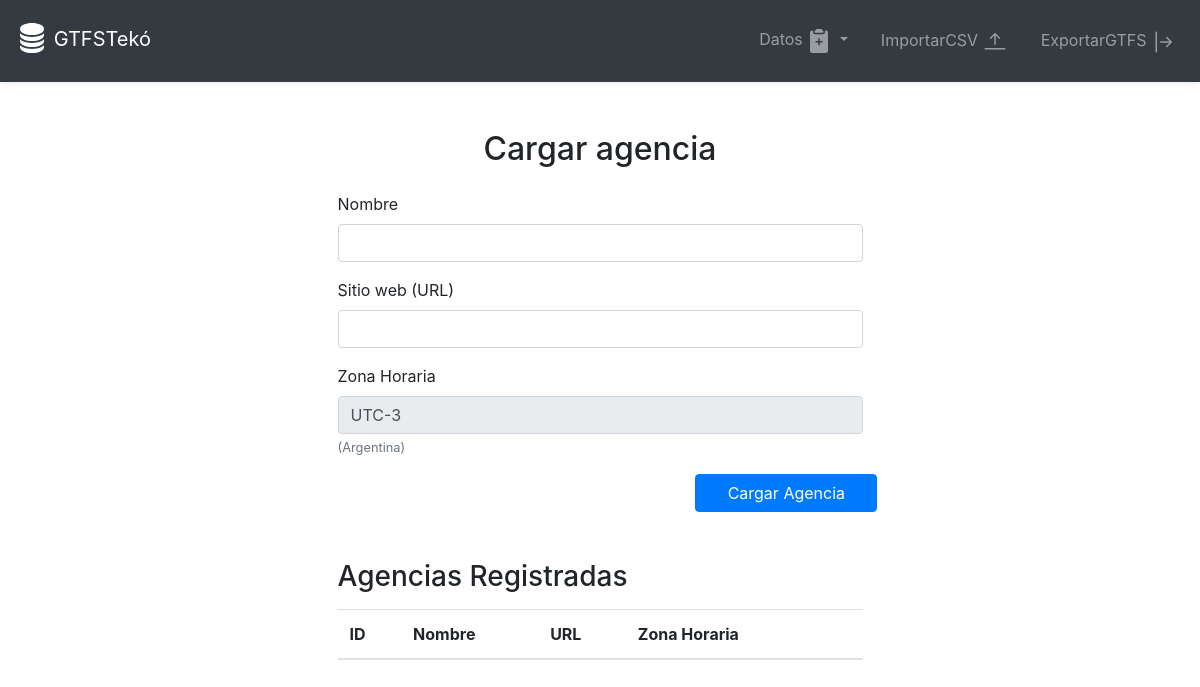
/agency/cargar_agencia, run on an earlier commit of the app's database.
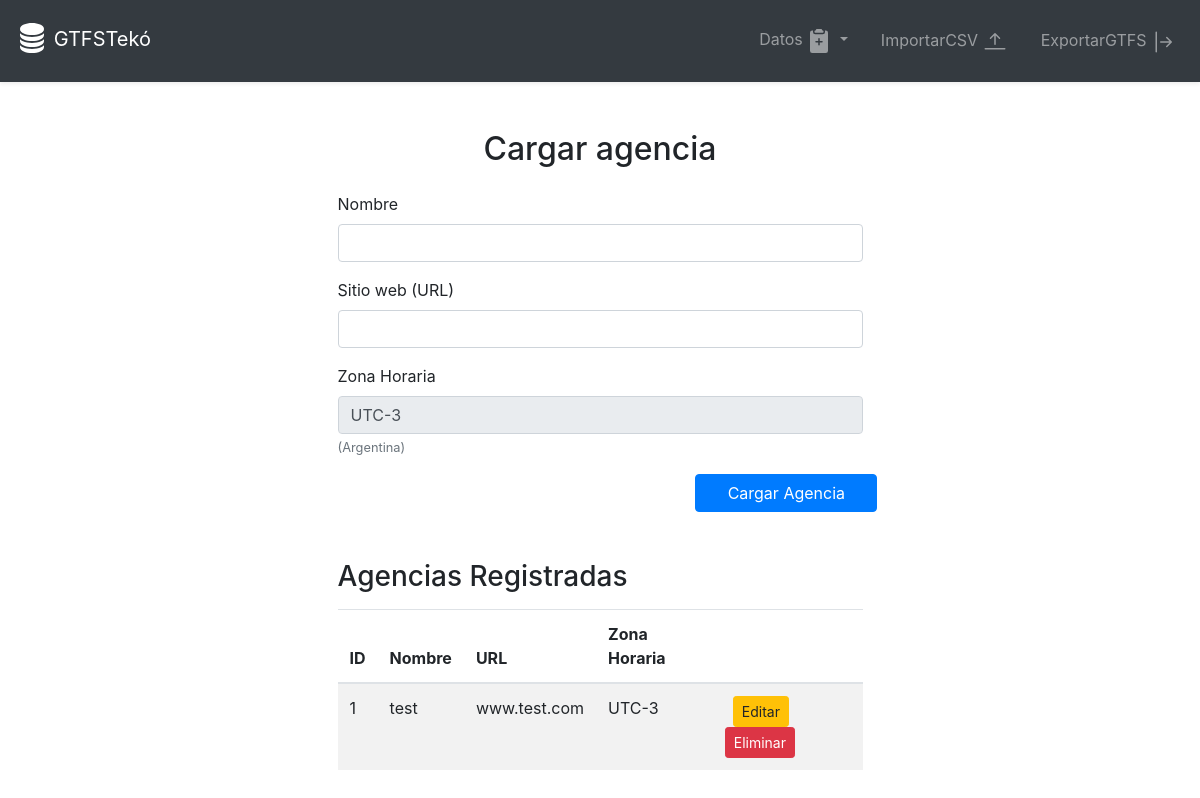
And on a later commit of the database.
### models/models.py (models this page shows)
class Agency(db.Model):
    agency_id = db.Column(db.Integer, primary_key=True)
    agency_name = db.Column(db.String(80), nullable=False)
    agency_url = db.Column(db.String(200))
    agency_timezone = db.Column(db.String(80), nullable=False)

### routes/agency_routes.py (the view, shortened to what this page needs)
@agency_bp.route('/cargar_agencia', methods=['GET', 'POST'])
def cargar_agencia():
    agencies = Agency.query.all()
    return render_template('cargar_agencia.html', agencies=agencies)

### templates/cargar_agencia.html (shortened to what this page needs)
{% extends "base.html" %}
{% block content %}
<div class="container mt-5 w-50">
    <h2 class="text-center">Cargar agencia</h2>
    <form method="POST" class="mt-4">
        <div class="form-group">
            <label for="agency_name">Nombre</label>
            <input type="text" class="form-control" id="agency_name" name="agency_name" required>
        </div>
        <div class="form-group">
            <label for="agency_url">Sitio web (URL)</label>
            <input type="text" class="form-control" id="agency_url" name="agency_url">
        </div>
        <div class="form-group">
            <label for="agency_timezone">Zona Horaria</label>
            <input type="text" class="form-control" id="agency_timezone" name="agency_timezone" value="UTC-3" readonly>
            <small class="form-text text-muted">(Argentina)</small>
        </div>
        <div class="row">
            <div class="col"></div>
            <div class="col"></div>
        <button type="submit" class="btn btn-primary col">Cargar Agencia</button>
        </div>
    </form>
    <h3 class="mt-5">Agencias Registradas</h3>
    <table class="table table-striped mt-3">
        <thead>
            <tr>
                <th>ID</th>
                <th>Nombre</th>
                <th>URL</th>
                <th>Zona Horaria</th>
                <th></th>
            </tr>
        </thead>
        <tbody>
            {% for agency in agencies %}
                <tr>
                    <td>{{ agency.agency_id }}</td>
                    <td>{{ agency.agency_name }}</td>
                    <td>{{ agency.agency_url }}</td>
                    <td>{{ agency.agency_timezone }}</td>
                    <td>
                        <button type="button" class="btn btn-warning btn-sm ml-2" data-toggle="modal" data-target="#editModal{{ agency.agency_id }}">Editar</button>
                        <form method="POST" action="{{ url_for('agency.delete_agency', agency_id=agency.agency_id) }}" onsubmit="return confirm('¿Estás seguro de que deseas eliminar esta agencia?');" style="display:inline;">
                            <button type="submit" class="btn btn-danger btn-sm">Eliminar</button>
                        </form>
                    </td>
                </tr>
            {% endfor %}
        </tbody>
    </table>
</div>
{% endblock %}

What changed in the data, as far as the page shows it:
added Agency: agency_id "1", agency_name "test", agency_url "www.test.com", agency_timezone "UTC-3"
